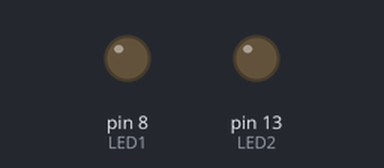
Simulated run of this sketch. Board: Arduino Uno, built with avr-gcc and run on an emulated ATmega328P. On the bench: output pins drawn as LEDs (lit = HIGH).

Above: at 30.0 s.
At 60.5 s:
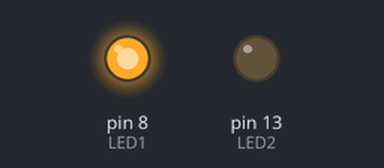
Timing chart, 0 to 79.3 s (numbered marks = the images above):
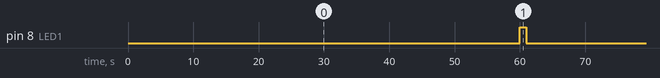

Measured:
- by itself, pin 8 (LED1): alternates HIGH for 1.0 s and LOW for 60.0 s

The sketch:

22kAEP.ino
```cpp
#define LED1 8 //SPEAKER
#define LED2 13 // LIGHT


void setup() {
  // put your setup code here, to run once:
pinMode(LED1,OUTPUT); // Defining pins as output
pinMode(LED2,OUTPUT); // Defining pins as output

// Switch the LED to start experiment
digitalWrite(LED1, LOW); //turns the SPEAKER off
digitalWrite(LED2, LOW);


// Generating the stimulus
for (int y=0; y<20; y++){

delay(60000);


digitalWrite(LED1, HIGH);  // TTL on
delay(1000);             //waits for 1 second
digitalWrite(LED1, LOW); //TTL off
digitalWrite(LED2, LOW);
}


}

void loop() {
  // put your main code here, to run repeatedly:

}
```
